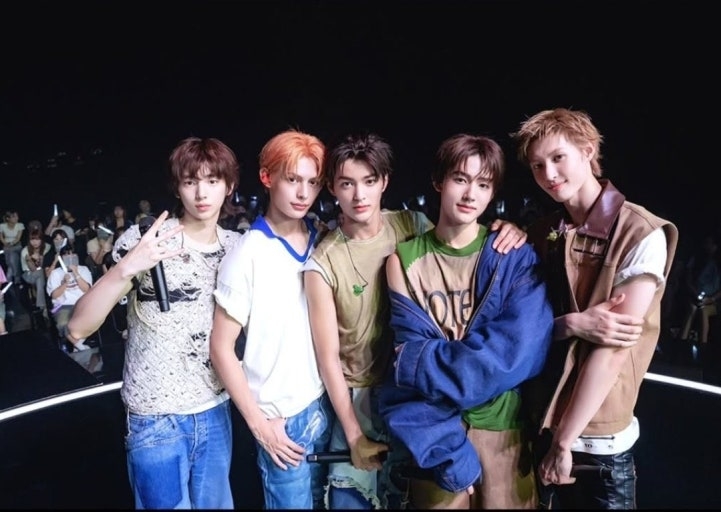
#> input picture data/cortis.jpg, 721 x 512 px; its folder holds only this picture in this run
$ python main.py
#> lines starting #> are read from the running program, lines starting #| are printed output that depends on the picture; after the words box and inside, x2 and y2 are one past the last pixel; in counts of white or black regions, pixels touching at a corner belong together
### loader.py
import cv2
import os

def load_image(path):
    """
    경로에 있는 이미지를 불러오는 함수
    """
    # 파일이 존재하는지 확인
    if not os.path.exists(path):
        print(f"[Error] 파일이 없습니다: {path}")
        return None

    # TODO: cv2.imread를 사용하여 이미지 읽어오기
    # 한글 경로가 있으면 에러가 날 수 있으니 주의
    img = cv2.imread(path)

    if img is None:
        print("[Error] 이미지 파일을 읽을 수 없습니다.")
        return None

    print(f"[Loader] 이미지 로드 성공: {path}")
    return img

### detector.py
import cv2

def detect_faces(img):
    """
    이미지에서 얼굴을 찾아 좌표(x, y, w, h) 리스트를 반환하는 함수
    """
    if img is None:
        return []

    # 성능을 위해 흑백으로 변환 (인식률 향상)
    gray = cv2.cvtColor(img, cv2.COLOR_BGR2GRAY)

    # OpenCV 내장 얼굴 인식 모델 로드 (Haar Cascade)
    # 깃허브에 'haarcascade_frontalface_default.xml' 파일이 필요할 수도 있음
    face_cascade = cv2.CascadeClassifier(cv2.data.haarcascades + 'haarcascade_frontalface_default.xml')

    # TODO: detectMultiScale 함수 파라미터(scaleFactor 등)를 조정해서 인식률 높여보기
    faces = face_cascade.detectMultiScale(gray, scaleFactor=1.1, minNeighbors=5, minSize=(30, 30))

    print(f"[Detector] 발견된 얼굴 수: {len(faces)}")
    return faces

### processor.py
import cv2

def apply_mosaic(img, faces, ratio=0.05):
    """
    얼굴 좌표에 모자이크 처리를 하는 함수
    ratio: 모자이크 강도 (작을수록 많이 뭉개짐)
    """
    if len(faces) == 0:
        return img

    result_img = img.copy()

    for (x, y, w, h) in faces:
        # 1. 얼굴 영역(ROI) 잘라내기
        roi = result_img[y:y+h, x:x+w]

        # 2. 아주 작게 축소하기 (픽셀 정보 손실)
        # TODO: cv2.resize 함수를 사용해 w, h에 ratio를 곱한 크기로 줄이기
        small = cv2.resize(roi, None, fx=ratio, fy=ratio, interpolation=cv2.INTER_NEAREST)

        # 3. 다시 원본 크기로 확대하기 (깨진 픽셀 상태로 확대됨)
        mosaic = cv2.resize(small, (w, h), interpolation=cv2.INTER_NEAREST)

        # 4. 원본 이미지에 덮어쓰기
        result_img[y:y+h, x:x+w] = mosaic

    print("[Processor] 모자이크 처리 완료")
    return result_img

### saver.py
import cv2
import os

def save_image(img, original_filename, output_folder="output"):
    """
    변환된 이미지를 저장하는 함수
    """
    # 출력 폴더가 없으면 생성
    if not os.path.exists(output_folder):
        os.makedirs(output_folder)

    # 파일명 생성 (예: photo.jpg -> photo_mosaic.jpg)
    name, ext = os.path.splitext(os.path.basename(original_filename))
    new_filename = f"{name}_mosaic{ext}"

    save_path = os.path.join(output_folder, new_filename)

    # TODO: cv2.imwrite를 사용하여 이미지 저장
    success = cv2.imwrite(save_path, img)

    if success:
        print(f"[Saver] 저장 완료: {save_path}")
    else:
        print("[Saver] 저장 실패")

### main.py
import os
# 팀원들이 만든 모듈 가져오기 (파일 이름과 같아야 함)
from loader import load_image
from detector import detect_faces
from processor import apply_mosaic
from saver import save_image

def main():
    # 입력 폴더와 출력 폴더 설정
    input_folder = "data"

    # data 폴더가 없으면 경고
    if not os.path.exists(input_folder):
        print(f"'{input_folder}' 폴더를 만들고 안에 사진을 넣어주세요!")
        return

    # 폴더 내의 모든 파일에 대해 반복
    image_files = os.listdir(input_folder)

    print(f"--- 총 {len(image_files)}개의 파일 처리를 시작합니다 ---")

    for filename in image_files:
        # jpg, png 파일만 처리
        if not filename.lower().endswith(('.png', '.jpg', '.jpeg')):
            continue

        full_path = os.path.join(input_folder, filename)

        # 1. 불러오기 (팀원 A)
        img = load_image(full_path)
#> in load_image, img is the input picture: shape (512, 721, 3); mean B, G, R 79.9, 69.9, 73.1
        if img is None: continue

        # 2. 얼굴 찾기 (팀원 B)
        faces = detect_faces(img)
#> in detect_faces, `gray = cv2.cvtColor(img, cv2.COLOR_BGR2GRAY)`:
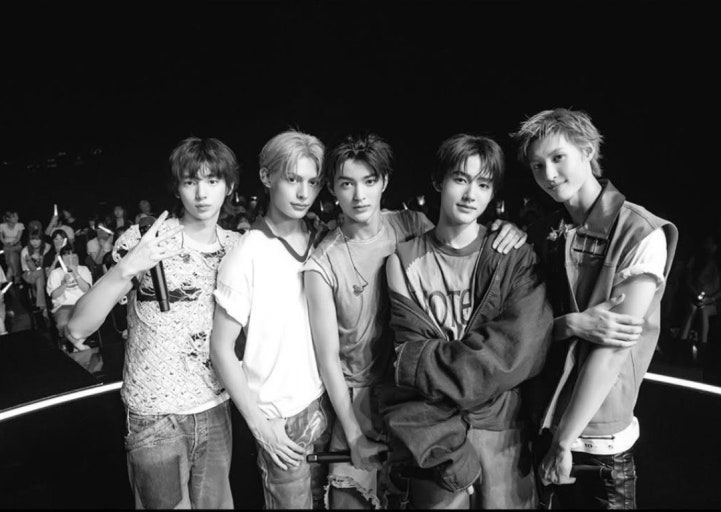
#> gray: shape (512, 721); min 0, max 255, mean 72
#> in detect_faces, `faces = face_cascade.detectMultiScale(gray, scaleFactor=1.1, minNeighb..`: faces = [[274, 158, 59, 59], [329, 161, 59, 59], [441, 159, 61, 61], [171, 157, 63, 63], [165, 232, 67, 67], [534, 131, 66, 66]]
#| [Detector] 발견된 얼굴 수: 6

        # 3. 효과 주기 (팀원 C)
        result_img = apply_mosaic(img, faces)
#> the loop in apply_mosaic, `for (x, y, w, h) in faces:` made 6 passes
#> pass 1, in apply_mosaic, `roi = result_img[y:y+h, x:x+w]`:
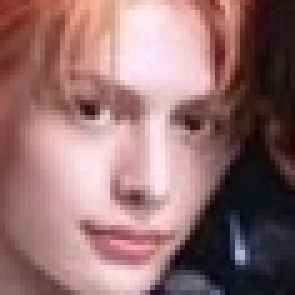
#> roi: shape (59, 59, 3) (shown 5 times larger); mean B, G, R 113.2, 112.4, 148.7
#> pass 1, in apply_mosaic, `mosaic = cv2.resize(small, (w, h), interpolation=cv2.INTER_NEAREST)`:
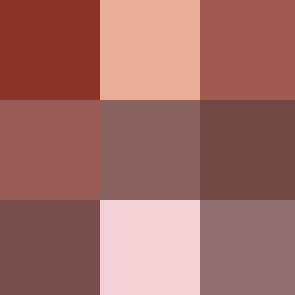
#> mosaic: shape (59, 59, 3) (shown 5 times larger); mean of channels 0, 1, 2 103.1, 108.7, 160.3; drawn as B, G, R
#> pass 2, in apply_mosaic, `roi = result_img[y:y+h, x:x+w]`:
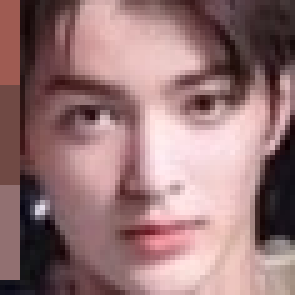
#> roi: shape (59, 59, 3) (shown 5 times larger); mean B, G, R 118.4, 117.2, 151.3
#> pass 2, in apply_mosaic, `mosaic = cv2.resize(small, (w, h), interpolation=cv2.INTER_NEAREST)`:
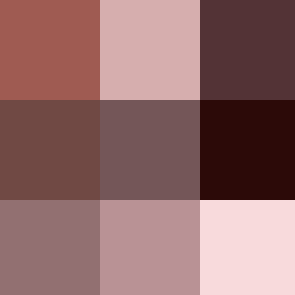
#> mosaic: shape (59, 59, 3) (shown 5 times larger); mean of channels 0, 1, 2 105.5, 106.2, 144.8; drawn as B, G, R
#> after the loop in apply_mosaic, `for (x, y, w, h) in faces:`:
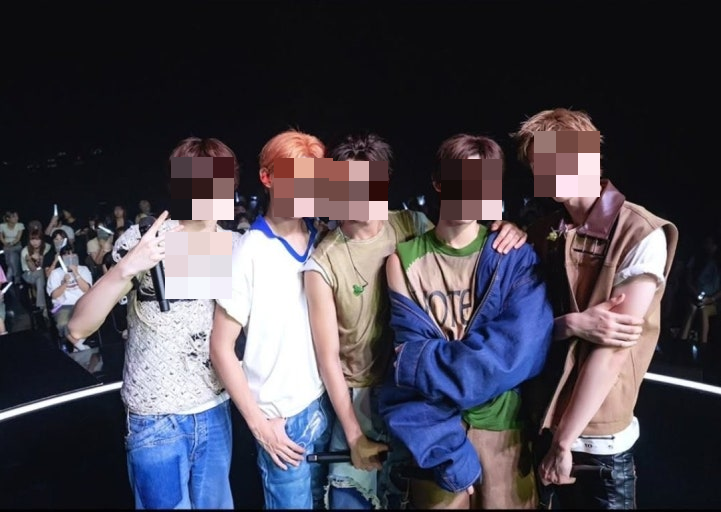
#> result_img: shape (512, 721, 3); 6.3% of pixels changed, all inside (x1, y1, x2, y2) = (165, 131, 600, 299)
#> after the loop in apply_mosaic, `for (x, y, w, h) in faces:`:
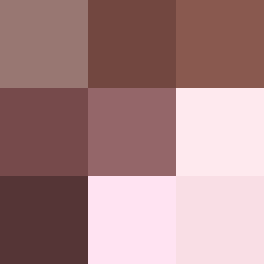
#> roi: shape (66, 66, 3) (shown 4 times larger); mean B, G, R 133.3, 132.2, 168

        # 4. 저장하기 (팀원 D)
        save_image(result_img, full_path)

    print("--- 모든 작업이 완료되었습니다 ---")

if __name__ == "__main__":
    main()
